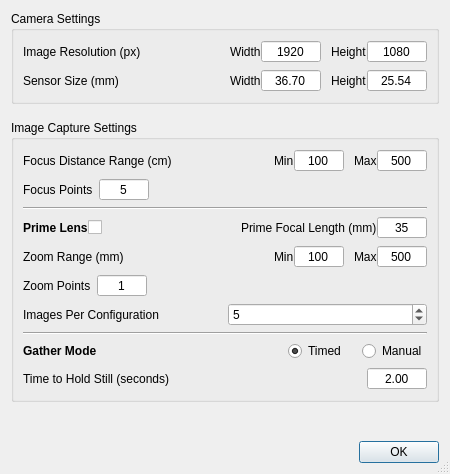
<?xml version="1.0" encoding="UTF-8"?>
<ui version="4.0">
 <class>D_CalibrationSettingsDialog</class>
 <widget class="QDialog" name="D_CalibrationSettingsDialog">
  <property name="geometry">
   <rect>
    <x>0</x>
    <y>0</y>
    <width>450</width>
    <height>474</height>
   </rect>
  </property>
  <property name="windowTitle">
   <string>Settings</string>
  </property>
  <property name="sizeGripEnabled">
   <bool>true</bool>
  </property>
  <layout class="QVBoxLayout" name="verticalLayout">
   <property name="spacing">
    <number>16</number>
   </property>
   <item>
    <widget class="QGroupBox" name="GB_CameraSettingsGroupBox">
     <property name="title">
      <string>Camera Settings</string>
     </property>
     <layout class="QVBoxLayout" name="verticalLayout_3">
      <item>
       <layout class="QHBoxLayout" name="R_ImageSizeRow">
        <property name="spacing">
         <number>0</number>
        </property>
        <item>
         <widget class="QLabel" name="SB_ImageResTitleLabel">
          <property name="sizePolicy">
           <sizepolicy hsizetype="Expanding" vsizetype="Preferred">
            <horstretch>0</horstretch>
            <verstretch>0</verstretch>
           </sizepolicy>
          </property>
          <property name="text">
           <string>Image Resolution (px)</string>
          </property>
         </widget>
        </item>
        <item>
         <widget class="QLabel" name="SB_ImageResWidthLabel">
          <property name="text">
           <string>Width</string>
          </property>
         </widget>
        </item>
        <item>
         <widget class="QSpinBox" name="SB_ImageResWidthValueSpinBox">
          <property name="minimumSize">
           <size>
            <width>60</width>
            <height>0</height>
           </size>
          </property>
          <property name="maximumSize">
           <size>
            <width>60</width>
            <height>16777215</height>
           </size>
          </property>
          <property name="alignment">
           <set>Qt::AlignCenter</set>
          </property>
          <property name="buttonSymbols">
           <enum>QAbstractSpinBox::NoButtons</enum>
          </property>
          <property name="minimum">
           <number>206</number>
          </property>
          <property name="maximum">
           <number>10000</number>
          </property>
          <property name="value">
           <number>1920</number>
          </property>
         </widget>
        </item>
        <item>
         <spacer name="horizontalSpacer">
          <property name="orientation">
           <enum>Qt::Horizontal</enum>
          </property>
          <property name="sizeType">
           <enum>QSizePolicy::Fixed</enum>
          </property>
          <property name="sizeHint" stdset="0">
           <size>
            <width>10</width>
            <height>20</height>
           </size>
          </property>
         </spacer>
        </item>
        <item>
         <widget class="QLabel" name="SB_ImageResHeightLabel">
          <property name="text">
           <string>Height</string>
          </property>
         </widget>
        </item>
        <item>
         <widget class="QSpinBox" name="SB_ImageResHeightValueSpinBox">
          <property name="minimumSize">
           <size>
            <width>60</width>
            <height>0</height>
           </size>
          </property>
          <property name="maximumSize">
           <size>
            <width>60</width>
            <height>16777215</height>
           </size>
          </property>
          <property name="alignment">
           <set>Qt::AlignCenter</set>
          </property>
          <property name="buttonSymbols">
           <enum>QAbstractSpinBox::NoButtons</enum>
          </property>
          <property name="minimum">
           <number>206</number>
          </property>
          <property name="maximum">
           <number>10000</number>
          </property>
          <property name="value">
           <number>1080</number>
          </property>
         </widget>
        </item>
       </layout>
      </item>
      <item>
       <layout class="QHBoxLayout" name="R_SensorSizeRow">
        <property name="spacing">
         <number>0</number>
        </property>
        <item>
         <widget class="QLabel" name="L_SensorSizeTitleLabel">
          <property name="sizePolicy">
           <sizepolicy hsizetype="Expanding" vsizetype="Preferred">
            <horstretch>0</horstretch>
            <verstretch>0</verstretch>
           </sizepolicy>
          </property>
          <property name="text">
           <string>Sensor Size (mm)</string>
          </property>
         </widget>
        </item>
        <item>
         <widget class="QLabel" name="L_SensorSizeWidthLabel">
          <property name="text">
           <string>Width</string>
          </property>
         </widget>
        </item>
        <item>
         <widget class="QDoubleSpinBox" name="SB_SensorSizeWidthValueSpinBox">
          <property name="minimumSize">
           <size>
            <width>60</width>
            <height>0</height>
           </size>
          </property>
          <property name="maximumSize">
           <size>
            <width>60</width>
            <height>16777215</height>
           </size>
          </property>
          <property name="alignment">
           <set>Qt::AlignCenter</set>
          </property>
          <property name="buttonSymbols">
           <enum>QAbstractSpinBox::NoButtons</enum>
          </property>
          <property name="minimum">
           <double>0.010000000000000</double>
          </property>
          <property name="value">
           <double>36.700000000000003</double>
          </property>
         </widget>
        </item>
        <item>
         <spacer name="HS_06">
          <property name="orientation">
           <enum>Qt::Horizontal</enum>
          </property>
          <property name="sizeType">
           <enum>QSizePolicy::Fixed</enum>
          </property>
          <property name="sizeHint" stdset="0">
           <size>
            <width>10</width>
            <height>20</height>
           </size>
          </property>
         </spacer>
        </item>
        <item>
         <widget class="QLabel" name="L_SensorSizeHeightLabel">
          <property name="text">
           <string>Height</string>
          </property>
         </widget>
        </item>
        <item>
         <widget class="QDoubleSpinBox" name="SB_SensorSizeHeightValueSpinBox">
          <property name="minimumSize">
           <size>
            <width>60</width>
            <height>0</height>
           </size>
          </property>
          <property name="maximumSize">
           <size>
            <width>60</width>
            <height>16777215</height>
           </size>
          </property>
          <property name="alignment">
           <set>Qt::AlignCenter</set>
          </property>
          <property name="buttonSymbols">
           <enum>QAbstractSpinBox::NoButtons</enum>
          </property>
          <property name="minimum">
           <double>0.010000000000000</double>
          </property>
          <property name="value">
           <double>25.539999999999999</double>
          </property>
         </widget>
        </item>
       </layout>
      </item>
     </layout>
    </widget>
   </item>
   <item>
    <widget class="QGroupBox" name="GB_CalibrationSettingsGroupBox">
     <property name="title">
      <string>Image Capture Settings</string>
     </property>
     <layout class="QVBoxLayout" name="verticalLayout_2">
      <item>
       <layout class="QHBoxLayout" name="R_ImageCollectionFocusRangeRow">
        <property name="spacing">
         <number>0</number>
        </property>
        <item>
         <widget class="QLabel" name="L_FocusRangeTitleLabel">
          <property name="text">
           <string>Focus Distance Range (cm)</string>
          </property>
         </widget>
        </item>
        <item>
         <widget class="QLabel" name="L_MinFocusDistanceLabel">
          <property name="sizePolicy">
           <sizepolicy hsizetype="Fixed" vsizetype="Preferred">
            <horstretch>0</horstretch>
            <verstretch>0</verstretch>
           </sizepolicy>
          </property>
          <property name="text">
           <string>Min</string>
          </property>
         </widget>
        </item>
        <item>
         <widget class="QSpinBox" name="SB_MinFocusDistanceSpinBox">
          <property name="minimumSize">
           <size>
            <width>50</width>
            <height>0</height>
           </size>
          </property>
          <property name="maximumSize">
           <size>
            <width>50</width>
            <height>16777215</height>
           </size>
          </property>
          <property name="alignment">
           <set>Qt::AlignCenter</set>
          </property>
          <property name="buttonSymbols">
           <enum>QAbstractSpinBox::NoButtons</enum>
          </property>
          <property name="maximum">
           <number>300</number>
          </property>
          <property name="value">
           <number>100</number>
          </property>
         </widget>
        </item>
        <item>
         <spacer name="HS_00">
          <property name="orientation">
           <enum>Qt::Horizontal</enum>
          </property>
          <property name="sizeType">
           <enum>QSizePolicy::Fixed</enum>
          </property>
          <property name="sizeHint" stdset="0">
           <size>
            <width>10</width>
            <height>20</height>
           </size>
          </property>
         </spacer>
        </item>
        <item>
         <widget class="QLabel" name="L_MaxFocusDistanceLabel">
          <property name="sizePolicy">
           <sizepolicy hsizetype="Fixed" vsizetype="Preferred">
            <horstretch>0</horstretch>
            <verstretch>0</verstretch>
           </sizepolicy>
          </property>
          <property name="text">
           <string>Max</string>
          </property>
         </widget>
        </item>
        <item>
         <widget class="QSpinBox" name="SB_MaxFocusDistanceSpinBox">
          <property name="minimumSize">
           <size>
            <width>50</width>
            <height>0</height>
           </size>
          </property>
          <property name="maximumSize">
           <size>
            <width>50</width>
            <height>16777215</height>
           </size>
          </property>
          <property name="alignment">
           <set>Qt::AlignCenter</set>
          </property>
          <property name="buttonSymbols">
           <enum>QAbstractSpinBox::NoButtons</enum>
          </property>
          <property name="minimum">
           <number>300</number>
          </property>
          <property name="maximum">
           <number>1000</number>
          </property>
          <property name="value">
           <number>500</number>
          </property>
         </widget>
        </item>
       </layout>
      </item>
      <item>
       <layout class="QHBoxLayout" name="R_ImageCollectionFocusPointsRow">
        <item>
         <widget class="QLabel" name="L_FocusPointsTitleLabel">
          <property name="sizePolicy">
           <sizepolicy hsizetype="Fixed" vsizetype="Preferred">
            <horstretch>0</horstretch>
            <verstretch>0</verstretch>
           </sizepolicy>
          </property>
          <property name="text">
           <string>Focus Points</string>
          </property>
         </widget>
        </item>
        <item>
         <widget class="QSpinBox" name="SB_FocusPointsValueSpinBox">
          <property name="minimumSize">
           <size>
            <width>50</width>
            <height>0</height>
           </size>
          </property>
          <property name="alignment">
           <set>Qt::AlignCenter</set>
          </property>
          <property name="buttonSymbols">
           <enum>QAbstractSpinBox::NoButtons</enum>
          </property>
          <property name="minimum">
           <number>1</number>
          </property>
          <property name="maximum">
           <number>100</number>
          </property>
          <property name="value">
           <number>5</number>
          </property>
         </widget>
        </item>
        <item>
         <spacer name="HS_01">
          <property name="orientation">
           <enum>Qt::Horizontal</enum>
          </property>
          <property name="sizeHint" stdset="0">
           <size>
            <width>40</width>
            <height>20</height>
           </size>
          </property>
         </spacer>
        </item>
       </layout>
      </item>
      <item>
       <widget class="Line" name="DIV_00">
        <property name="orientation">
         <enum>Qt::Horizontal</enum>
        </property>
       </widget>
      </item>
      <item>
       <layout class="QHBoxLayout" name="R_ImageCollectionPrimeRow">
        <property name="spacing">
         <number>0</number>
        </property>
        <item>
         <widget class="QLabel" name="L_IsPrimeTitleLable">
          <property name="sizePolicy">
           <sizepolicy hsizetype="Fixed" vsizetype="Preferred">
            <horstretch>0</horstretch>
            <verstretch>0</verstretch>
           </sizepolicy>
          </property>
          <property name="font">
           <font>
            <bold>true</bold>
           </font>
          </property>
          <property name="text">
           <string>Prime Lens</string>
          </property>
         </widget>
        </item>
        <item>
         <widget class="QCheckBox" name="CB_IsPrimeValueCheckBox">
          <property name="sizePolicy">
           <sizepolicy hsizetype="Fixed" vsizetype="Fixed">
            <horstretch>0</horstretch>
            <verstretch>0</verstretch>
           </sizepolicy>
          </property>
          <property name="text">
           <string/>
          </property>
          <property name="tristate">
           <bool>false</bool>
          </property>
         </widget>
        </item>
        <item>
         <spacer name="HS_03">
          <property name="orientation">
           <enum>Qt::Horizontal</enum>
          </property>
          <property name="sizeHint" stdset="0">
           <size>
            <width>40</width>
            <height>20</height>
           </size>
          </property>
         </spacer>
        </item>
        <item>
         <widget class="QLabel" name="L_PrimeZoomTitleLabel">
          <property name="sizePolicy">
           <sizepolicy hsizetype="Fixed" vsizetype="Preferred">
            <horstretch>0</horstretch>
            <verstretch>0</verstretch>
           </sizepolicy>
          </property>
          <property name="text">
           <string>Prime Focal Length (mm)</string>
          </property>
         </widget>
        </item>
        <item>
         <widget class="QSpinBox" name="SB_PrimeZoomValueSpinBox">
          <property name="minimumSize">
           <size>
            <width>50</width>
            <height>0</height>
           </size>
          </property>
          <property name="maximumSize">
           <size>
            <width>50</width>
            <height>16777215</height>
           </size>
          </property>
          <property name="alignment">
           <set>Qt::AlignCenter</set>
          </property>
          <property name="buttonSymbols">
           <enum>QAbstractSpinBox::NoButtons</enum>
          </property>
          <property name="value">
           <number>35</number>
          </property>
         </widget>
        </item>
       </layout>
      </item>
      <item>
       <layout class="QHBoxLayout" name="R_ImageCollectionZoomRangeRow">
        <property name="spacing">
         <number>0</number>
        </property>
        <item>
         <widget class="QLabel" name="L_ZoomRangeTitleLabel">
          <property name="text">
           <string>Zoom Range (mm)</string>
          </property>
         </widget>
        </item>
        <item>
         <widget class="QLabel" name="L_MinZoomDistanceLabel">
          <property name="sizePolicy">
           <sizepolicy hsizetype="Fixed" vsizetype="Preferred">
            <horstretch>0</horstretch>
            <verstretch>0</verstretch>
           </sizepolicy>
          </property>
          <property name="text">
           <string>Min</string>
          </property>
         </widget>
        </item>
        <item>
         <widget class="QSpinBox" name="SB_MinZoomDistanceSpinBox">
          <property name="minimumSize">
           <size>
            <width>50</width>
            <height>0</height>
           </size>
          </property>
          <property name="maximumSize">
           <size>
            <width>50</width>
            <height>16777215</height>
           </size>
          </property>
          <property name="alignment">
           <set>Qt::AlignCenter</set>
          </property>
          <property name="buttonSymbols">
           <enum>QAbstractSpinBox::NoButtons</enum>
          </property>
          <property name="maximum">
           <number>1000</number>
          </property>
          <property name="value">
           <number>100</number>
          </property>
         </widget>
        </item>
        <item>
         <spacer name="HS_1">
          <property name="orientation">
           <enum>Qt::Horizontal</enum>
          </property>
          <property name="sizeType">
           <enum>QSizePolicy::Fixed</enum>
          </property>
          <property name="sizeHint" stdset="0">
           <size>
            <width>10</width>
            <height>20</height>
           </size>
          </property>
         </spacer>
        </item>
        <item>
         <widget class="QLabel" name="L_MaxZoomDistanceLabel">
          <property name="sizePolicy">
           <sizepolicy hsizetype="Fixed" vsizetype="Preferred">
            <horstretch>0</horstretch>
            <verstretch>0</verstretch>
           </sizepolicy>
          </property>
          <property name="text">
           <string>Max</string>
          </property>
         </widget>
        </item>
        <item>
         <widget class="QSpinBox" name="SB_MaxZoomDistanceSpinBox">
          <property name="minimumSize">
           <size>
            <width>50</width>
            <height>0</height>
           </size>
          </property>
          <property name="maximumSize">
           <size>
            <width>50</width>
            <height>16777215</height>
           </size>
          </property>
          <property name="alignment">
           <set>Qt::AlignCenter</set>
          </property>
          <property name="buttonSymbols">
           <enum>QAbstractSpinBox::NoButtons</enum>
          </property>
          <property name="minimum">
           <number>0</number>
          </property>
          <property name="maximum">
           <number>1000</number>
          </property>
          <property name="value">
           <number>500</number>
          </property>
         </widget>
        </item>
       </layout>
      </item>
      <item>
       <layout class="QHBoxLayout" name="R_ImageCaptureZoomPointsRow">
        <item>
         <widget class="QLabel" name="L_ZoomPointsTitleLabel">
          <property name="sizePolicy">
           <sizepolicy hsizetype="Fixed" vsizetype="Preferred">
            <horstretch>0</horstretch>
            <verstretch>0</verstretch>
           </sizepolicy>
          </property>
          <property name="text">
           <string>Zoom Points</string>
          </property>
         </widget>
        </item>
        <item>
         <widget class="QSpinBox" name="SB_ZoomPointsValueSpinBox">
          <property name="minimumSize">
           <size>
            <width>50</width>
            <height>0</height>
           </size>
          </property>
          <property name="alignment">
           <set>Qt::AlignCenter</set>
          </property>
          <property name="buttonSymbols">
           <enum>QAbstractSpinBox::NoButtons</enum>
          </property>
          <property name="minimum">
           <number>1</number>
          </property>
          <property name="value">
           <number>1</number>
          </property>
         </widget>
        </item>
        <item>
         <spacer name="HS_02">
          <property name="orientation">
           <enum>Qt::Horizontal</enum>
          </property>
          <property name="sizeHint" stdset="0">
           <size>
            <width>40</width>
            <height>20</height>
           </size>
          </property>
         </spacer>
        </item>
       </layout>
      </item>
      <item>
       <layout class="QHBoxLayout" name="R_SamplesPerConfigurationRow">
        <item>
         <widget class="QLabel" name="L_SamplesPerConfigurationTitleLabel">
          <property name="text">
           <string>Images Per Configuration</string>
          </property>
         </widget>
        </item>
        <item>
         <widget class="QSpinBox" name="SB_SamplesPerConfigurationValueSpinBox">
          <property name="minimum">
           <number>1</number>
          </property>
          <property name="maximum">
           <number>99</number>
          </property>
          <property name="value">
           <number>5</number>
          </property>
         </widget>
        </item>
       </layout>
      </item>
      <item>
       <widget class="Line" name="DIV_01">
        <property name="orientation">
         <enum>Qt::Horizontal</enum>
        </property>
       </widget>
      </item>
      <item>
       <layout class="QHBoxLayout" name="R_ImageGatherModeRow">
        <item>
         <widget class="QLabel" name="L_ImageGatherModeTitleLabel">
          <property name="font">
           <font>
            <bold>true</bold>
           </font>
          </property>
          <property name="text">
           <string>Gather Mode</string>
          </property>
         </widget>
        </item>
        <item>
         <widget class="QRadioButton" name="RB_ImageGatherModeTimedRadioButton">
          <property name="sizePolicy">
           <sizepolicy hsizetype="Fixed" vsizetype="Fixed">
            <horstretch>0</horstretch>
            <verstretch>0</verstretch>
           </sizepolicy>
          </property>
          <property name="text">
           <string>Timed</string>
          </property>
          <property name="checked">
           <bool>true</bool>
          </property>
         </widget>
        </item>
        <item>
         <spacer name="HS_05">
          <property name="orientation">
           <enum>Qt::Horizontal</enum>
          </property>
          <property name="sizeType">
           <enum>QSizePolicy::Fixed</enum>
          </property>
          <property name="sizeHint" stdset="0">
           <size>
            <width>10</width>
            <height>20</height>
           </size>
          </property>
         </spacer>
        </item>
        <item>
         <widget class="QRadioButton" name="RB_ImageGatherModeManualRadioButton">
          <property name="sizePolicy">
           <sizepolicy hsizetype="Fixed" vsizetype="Fixed">
            <horstretch>0</horstretch>
            <verstretch>0</verstretch>
           </sizepolicy>
          </property>
          <property name="text">
           <string>Manual</string>
          </property>
         </widget>
        </item>
       </layout>
      </item>
      <item>
       <layout class="QHBoxLayout" name="R_TimeToHoldStillRow">
        <item>
         <widget class="QLabel" name="L_TimeToHoldStillTitleLabel">
          <property name="text">
           <string>Time to Hold Still (seconds)</string>
          </property>
         </widget>
        </item>
        <item>
         <widget class="QDoubleSpinBox" name="DSP_TimeToHoldStillValueDoubleSpinBox">
          <property name="minimumSize">
           <size>
            <width>60</width>
            <height>0</height>
           </size>
          </property>
          <property name="maximumSize">
           <size>
            <width>60</width>
            <height>16777215</height>
           </size>
          </property>
          <property name="alignment">
           <set>Qt::AlignCenter</set>
          </property>
          <property name="buttonSymbols">
           <enum>QAbstractSpinBox::NoButtons</enum>
          </property>
          <property name="minimum">
           <double>0.250000000000000</double>
          </property>
          <property name="maximum">
           <double>10.000000000000000</double>
          </property>
          <property name="value">
           <double>2.000000000000000</double>
          </property>
         </widget>
        </item>
       </layout>
      </item>
      <item>
       <layout class="QHBoxLayout" name="R_CheckerboardSizeRow">
        <property name="spacing">
         <number>0</number>
        </property>
       </layout>
      </item>
     </layout>
    </widget>
   </item>
   <item>
    <spacer name="VS_00">
     <property name="orientation">
      <enum>Qt::Vertical</enum>
     </property>
     <property name="sizeHint" stdset="0">
      <size>
       <width>20</width>
       <height>40</height>
      </size>
     </property>
    </spacer>
   </item>
   <item>
    <widget class="QDialogButtonBox" name="BB_SettingsActionsButtonBox">
     <property name="orientation">
      <enum>Qt::Horizontal</enum>
     </property>
     <property name="standardButtons">
      <set>QDialogButtonBox::Ok</set>
     </property>
    </widget>
   </item>
  </layout>
 </widget>
 <resources/>
 <connections>
  <connection>
   <sender>BB_SettingsActionsButtonBox</sender>
   <signal>accepted()</signal>
   <receiver>D_CalibrationSettingsDialog</receiver>
   <slot>accept()</slot>
   <hints>
    <hint type="sourcelabel">
     <x>248</x>
     <y>254</y>
    </hint>
    <hint type="destinationlabel">
     <x>157</x>
     <y>274</y>
    </hint>
   </hints>
  </connection>
  <connection>
   <sender>BB_SettingsActionsButtonBox</sender>
   <signal>rejected()</signal>
   <receiver>D_CalibrationSettingsDialog</receiver>
   <slot>reject()</slot>
   <hints>
    <hint type="sourcelabel">
     <x>316</x>
     <y>260</y>
    </hint>
    <hint type="destinationlabel">
     <x>286</x>
     <y>274</y>
    </hint>
   </hints>
  </connection>
 </connections>
</ui>
